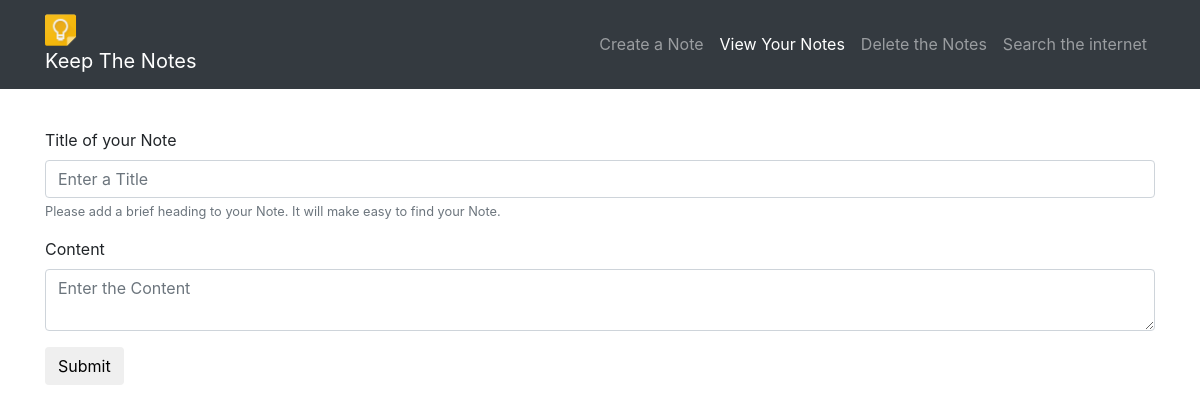
Before: / with the older database file.
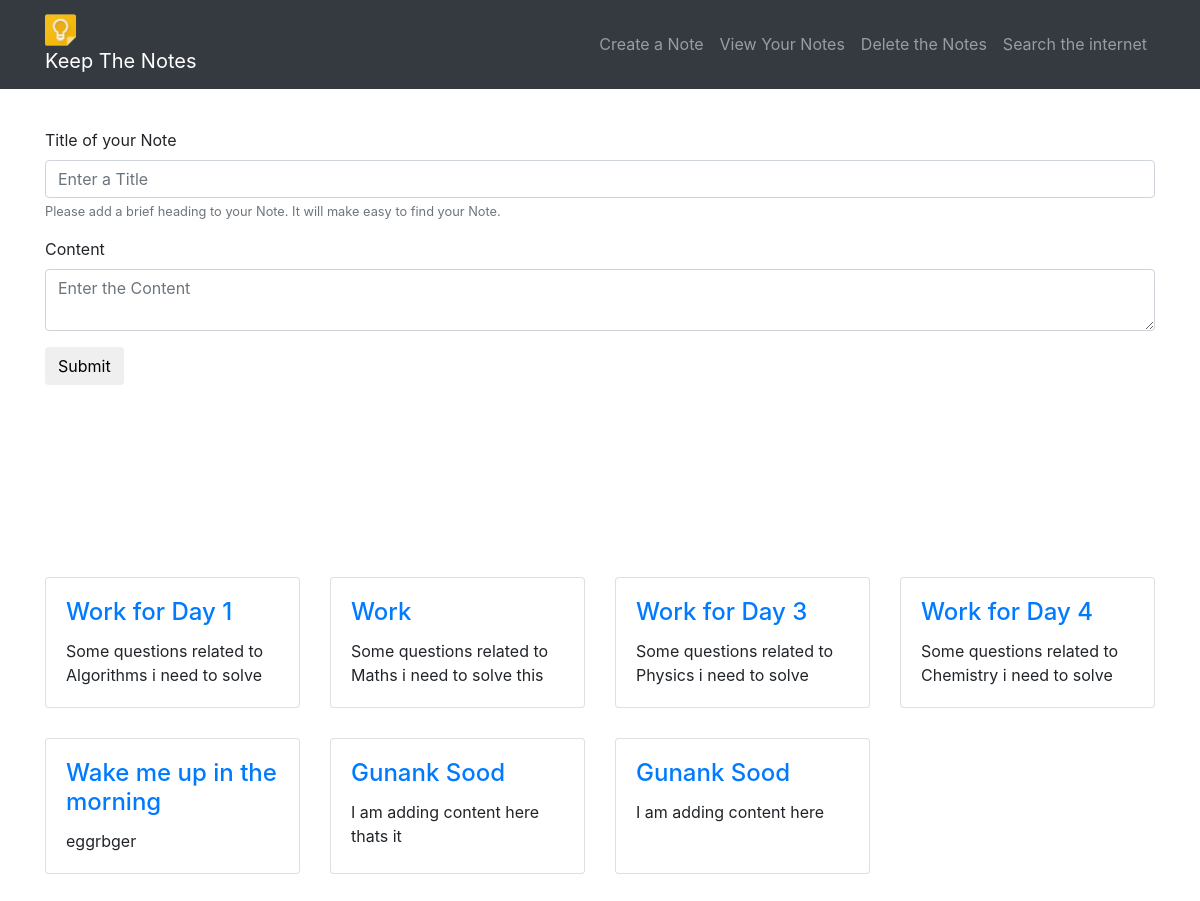
After: the same page with the newer database file.
### tables this page shows
CREATE TABLE content_table (
  id integer primary key autoincrement,
  title text not null,
  content_text text not null
);

### main.py (the view, shortened to what this page needs)
@app.route('/', methods=['POST', 'GET'])
def main():
    if request.method == 'GET':
        users = dbHandler.retrieveTable()
        return render_template('startbootstrap-4-col-portfolio/index.html', users = users)

### models.py (called while the page is built)
def retrieveTable():
    con = sql.connect("content_table.db")
    cur = con.cursor()
    cur.execute("SELECT id, title, content_text FROM content_table")
    data = cur.fetchall()
    con.close()
    return data

### templates/startbootstrap-4-col-portfolio/index.html (shortened to what this page needs)
<!DOCTYPE html>
<html lang="en">
  <head>
<link rel="stylesheet" type="text/css" href="{{ url_for('static', filename='bootstrap.min.css') }}">
<link rel="stylesheet" type="text/css" href="{{ url_for('static', filename='4-col-portfolio.css') }}">
      <link rel="stylesheet" type="text/css" href="{{ url_for('static', filename='simple-line-icons.css') }}">
      <link rel="stylesheet" type="text/css" href="{{ url_for('static', filename='devicons.min.css') }}">
  </head>
  <body data-spy = "scroll">
    <nav class="navbar navbar-expand-lg navbar-dark bg-dark fixed-top">
      <div class="container">
        <a class="navbar-brand" href="#">
          <div class="logo">
                    <img src="static/keep.ico">
                    </div>
          <div class="brand">
                    Keep The Notes
                    </div>
          </a>
        <div class="collapse navbar-collapse" id="navbarResponsive">
          <ul class="navbar-nav ml-auto">
            <li class="nav-item">
              <a class="nav-link" href = "#" data-toggle="collapse" >
                Create a Note
              </a>
            </li>
            <li class="nav-item">
              <a class="nav-link" href="#notesonly">View Your Notes</a>
            </li>
            <li class="nav-item">
              <a class="nav-link" href="#">Delete the Notes</a>
            </li>
            <li class="nav-item">
              <a class="nav-link" href="https://www.google.co.in/" target="_blank">Search the internet</a>
            </li>
          </ul>
        </div>
      </div>
    </nav>
    <div class="container">
        <br><br><br>
     <div class = "" id ="demo">
         <form role="form" action="/" method="post">
                    <div class="form-group">
                        <label for="title">Title of your Note</label>
                        <input class="form-control" name="title" placeholder="Enter a Title"  required>
                        <small id="emailHelp" class="form-text text-muted">Please add a brief heading to your Note. It will make easy to find your Note.</small>
                    </div>
                    <div class="form-group">
                        <label for="content">Content</label>
                        <textarea class="form-control" name="content" placeholder="Enter the Content" required></textarea>
                    </div>
                    <button type="submit" name='submit' class="btn btn-default" >Submit</button>
                </form>
      </div >
      <h1 class="my-4"><br>
      </h1>
      <div id="notesonly" >
<br> <br><br> <br>
      <div  class="row" >
       {% for a in users %}
          <div   class="col-lg-3 col-md-4 col-sm-6 portfolio-item " style="user-select : all"  >
            <div class="card h-100">
              <div class="card-body">
                <h4 contenteditable="True" class="card-title text-primary" id="TID{{a[0]}}" onfocusout = "myFunction('ID{{a[0]}}', 'TID{{a[0]}}', 'CID{{a[0]}}',)"  >{{a[1]}}</h4>
                <p contenteditable="True" class="card-text" id="CID{{a[0]}}" onfocusout = "myFunction('ID{{a[0]}}', 'TID{{a[0]}}', 'CID{{a[0]}}',)">{{a[2]}}</p>
              </div>
            </div>
          </div>
        {% endfor %}
      </div>
          </div>
    </div>
<br> <br> <br> <br> <br>
  </body>
</html>

### static/4-col-portfolio.css (style rules this page uses)
body { padding-top: 54px; }
@media (min-width: 992px) { body { padding-top: 56px; } }
.portfolio-item { margin-bottom: 30px; }

Changed rows visible on the page:
added content_table: title "Work for Day 1", content_text "Some questions related to Algorithms i need to solve"
added content_table: title "Work", content_text "Some questions related to Maths i need to solve this"
added content_table: title "Work for Day 3", content_text "Some questions related to Physics i need to solve"
added content_table: title "Work for Day 4", content_text "Some questions related to Chemistry i need to solve"
added content_table: title "Wake me up in the morning", content_text "eggrbger"
added content_table: title "Gunank Sood", content_text "I am adding content here thats it"
added content_table: title "Gunank Sood", content_text "I am adding content here"
